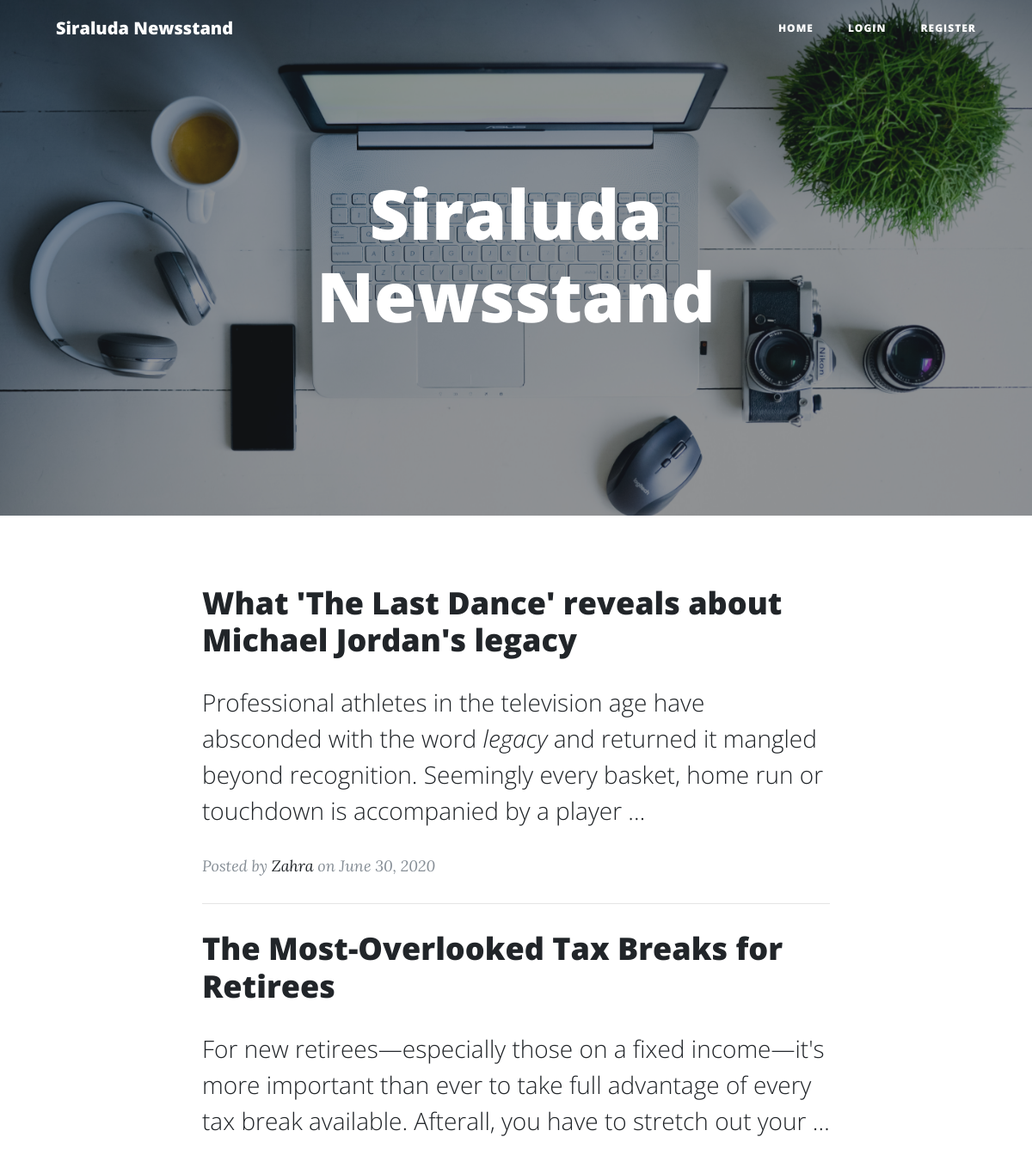
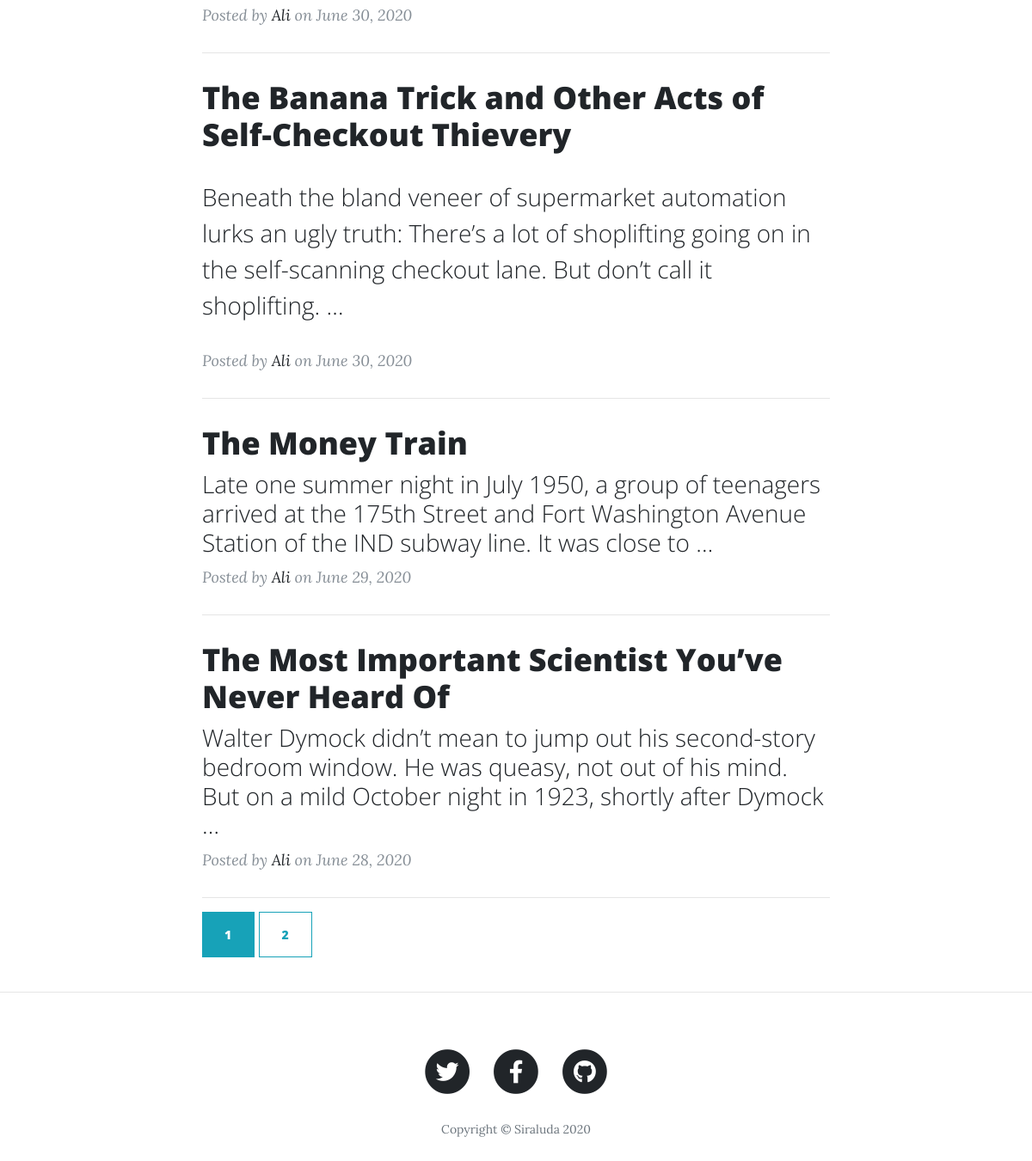
The app's page /, older data (2 pictures, top to bottom).
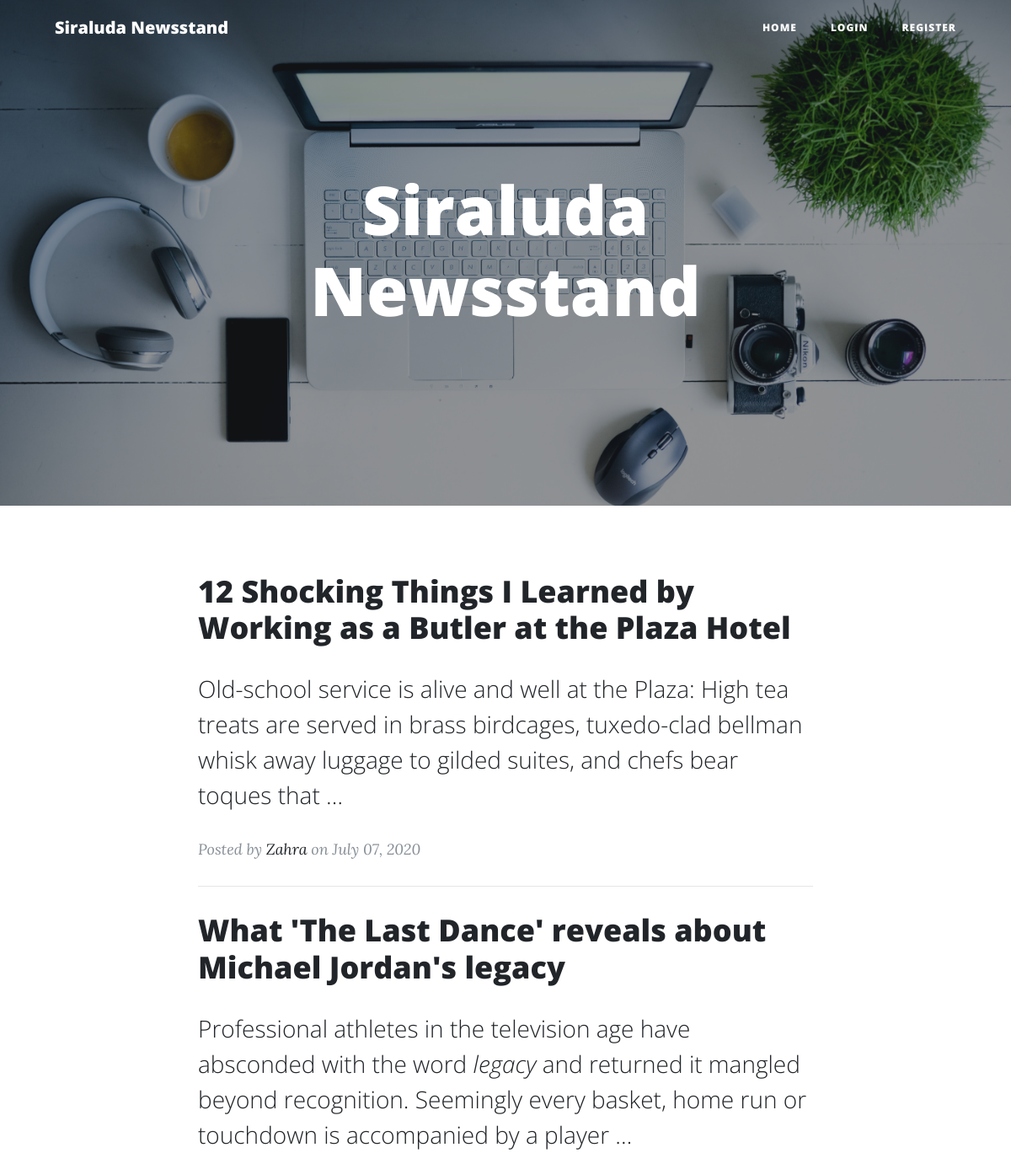
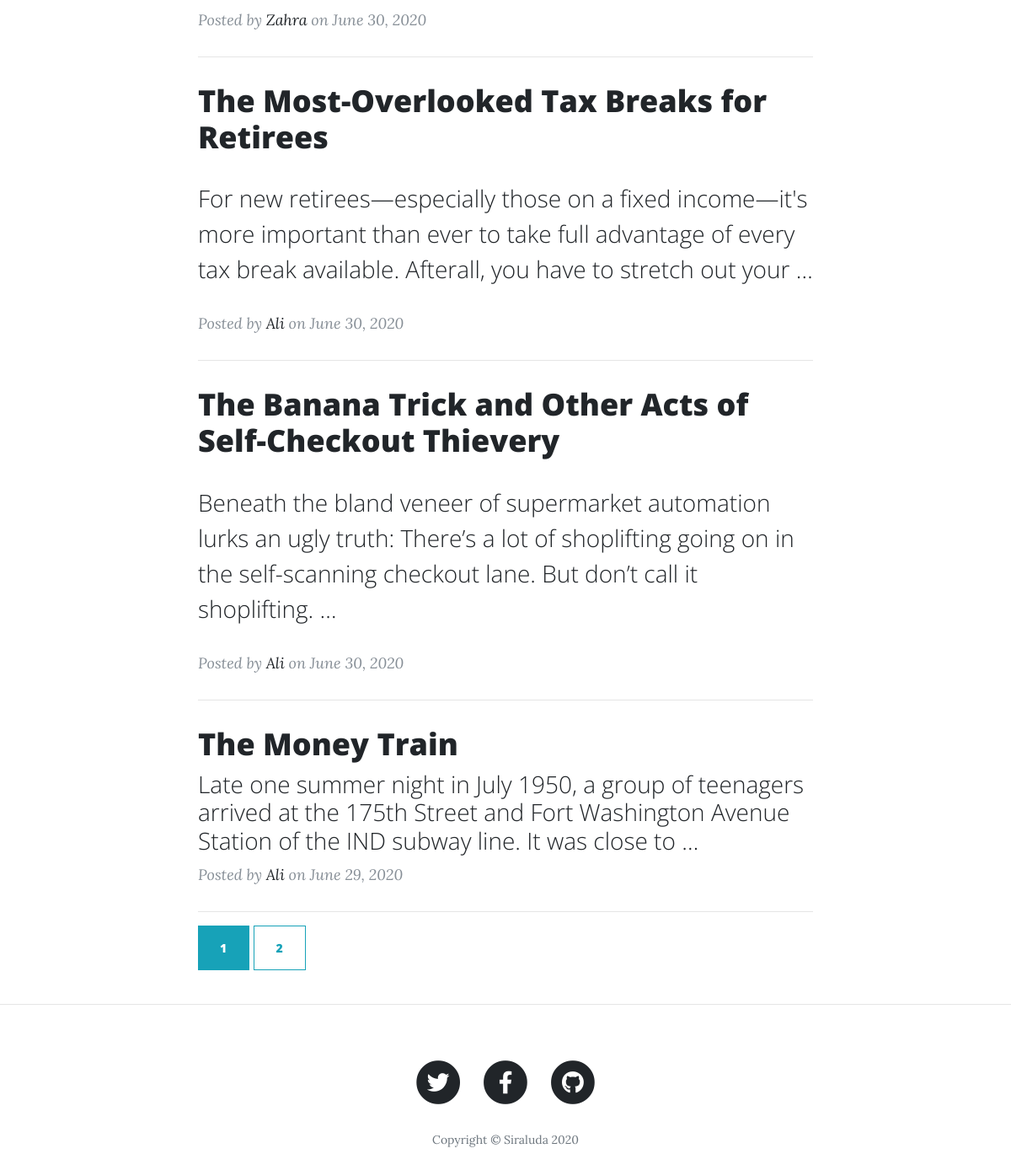
The same page, newer data (2 pictures, top to bottom).
### myblog/models.py (models this page shows, shortened)
class Post(models.Model):
    title = models.CharField(max_length=200)
    body = SummernoteTextField()
    image = models.ImageField(default='default.jpg', upload_to='blog_pics')
    date_published = models.DateTimeField(auto_now_add=True)
    author = models.ForeignKey(User, on_delete=models.CASCADE)

### myblog/views.py (the view)
# urls.py: path('', views.HomePageView.as_view(), name='home'),
class HomePageView(ListView):
    template_name = 'myblog/index.html'
    context_object_name = 'post_list'
    paginate_by = 5
    def get_queryset(self):
        return Post.objects.filter(date_published__lte=timezone.now()).order_by('-date_published')[:10]

### myblog/templates/myblog/index.html
{% extends 'myblog/base.html' %}
{% block content %}
  <header class="masthead" style="background-image: url('../../static/myblog/img/home.jpg')">
    <div class="overlay"></div>
    <div class="container">
      <div class="row">
        <div class="col-lg-8 col-md-10 mx-auto">
          <div class="site-heading">
            <h1>Siraluda Newsstand</h1>
          </div>
        </div>
      </div>
    </div>
  </header>
  <div class="container">
    <div class="row">
      <div class="col-lg-8 col-md-10 mx-auto">
        {% if post_list %}
        {% for post_item in post_list %}
        <div class="post-preview">
          <a href="{% url 'blog:post-view' post_item.id %}">
            <h2 class="post-title">
              {{ post_item.title|safe }}
            </h2>
            <h3 class="post-subtitle">
              {{ post_item.body|truncatewords:30|safe }}
            </h3>
          </a>
          <p class="post-meta">Posted by
            <a href="{% url 'blog:author-posts-view' post_item.author.username %}">{{ post_item.author.first_name }}</a>
            on {{ post_item.date_published|date:'F d, Y'}}</p>
        </div>
        <hr>
        {% endfor %}
        {% endif %}
        <div class="clearfix">
          {% if is_paginated %}
            {% for num in page_obj.paginator.page_range %}
              {% if page_obj.number == num %}
                <a class="btn btn-info mb-4" href="?page={{ num }}">{{ num }}</a>
              {% elif num > page_obj.number|add:'-3' and num < page_obj.number|add:'3' %}
                <a class="btn btn-outline-info mb-4" href="?page={{ num }}">{{ num }}</a>
              {% endif %}
            {% endfor %}
          {% endif %}
        </div>
      </div>
    </div>
  </div>
  {% endblock content %}

Row changes from the older to the newer data that the page shows:
no longer on this page (row unchanged): Post: title "The Most Important Scientist You’ve Never Heard Of", body "Walter Dymock didn’t mean to jump out his second-story bedroom window. He was queasy, not out of his mind. But on a mild October night in 1923, shortly after Dymock …", author.first_name "Ali", date_published "June 28, 2020"
added Post: title "12 Shocking Things I Learned by Working as a Butler at the Plaza Hotel", body "Old-school service is alive and well at the Plaza: High tea treats are served in brass birdcages, tuxedo-clad bellman whisk away luggage to gilded suites, and chefs bear toques that …", author.first_name "Zahra", date_published "July 07, 2020"
